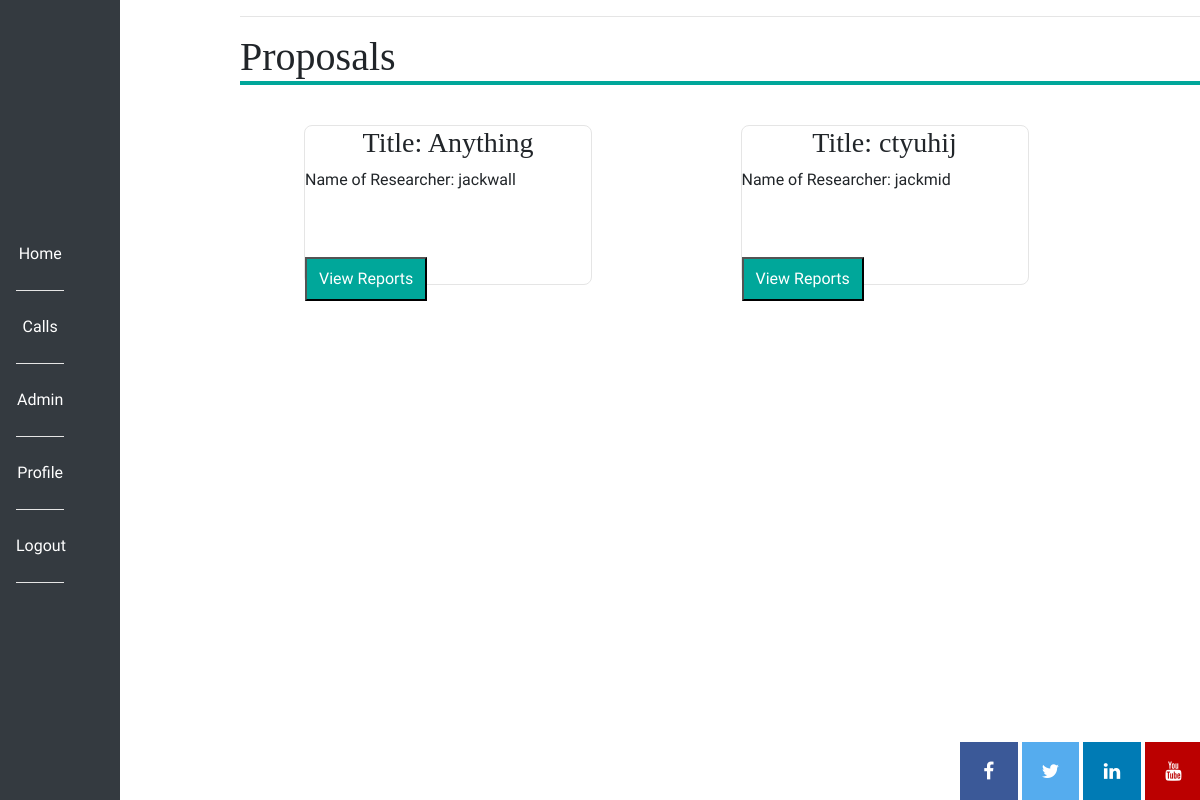
/review_reports (signed in), run on the app's committed database.
### app/models.py (models this page shows, shortened)
class Proposal(db.Model):
    id = db.Column(db.Integer, primary_key=True)
    applications = db.relationship("Application", backref="author", lazy="dynamic")
    name = db.Column(db.String(140))
    activities = db.relationship("Activity", backref="author", lazy="dynamic")
    annual_report = db.relationship("AnnualReport", backref="author", lazy="dynamic")
    timestamp = db.Column(db.DateTime, index=True, default=datetime.utcnow)
    user_id = db.Column(db.Integer, db.ForeignKey('user.id'))
    deadline = db.Column(db.String(20))
    text_of_call = db.Column(db.String(500))
    target_audience = db.Column(db.String(50))
    eligibility_criteria = db.Column(db.String(100))
    reporting_guidelines = db.Column(db.String(150))
    start_date = db.Column(db.String(20))
    type_of_call = db.Column(db.String(40))
    call_status = db.Column(db.String(20))
    application_status = db.Column(db.Boolean())

class User(db.Model, UserMixin):
    id = db.Column(db.Integer, primary_key=True)
    username = db.Column(db.String(64), index=True, unique=True)
    email = db.Column(db.String(120), index=True, unique=True)
    password_hash = db.Column(db.String(128))
    access = db.Column(db.Integer)
    proposals = db.relationship('Proposal', backref='author', lazy='dynamic')
    education_info = db.relationship("EducationInfo", backref="author", lazy="dynamic")
    employment = db.relationship("Employment", backref="author", lazy="dynamic")
    professional_studies = db.relationship("ProfessionalStudies", backref="author", lazy="dynamic")
    distinctions_and_awards = db.relationship("DistinctionsAndAwards", backref="author", lazy="dynamic")
    funding_diversification = db.relationship("FundingDiversification", backref="author", lazy="dynamic")
    team_members = db.relationship("TeamMembers", backref="author", lazy="dynamic")
    impacts = db.relationship("Impacts", backref="author", lazy="dynamic")
    innovations = db.relationship("Innovation", backref="author", lazy="dynamic")
    publications = db.relationship("Publication", backref="author", lazy="dynamic")
    presentations = db.relationship("Presentation", backref="author", lazy="dynamic")
    academic_collabs = db.relationship("AcademicCollabs", backref="author", lazy="dynamic")
    non_academic_collabs = db.relationship("NonAcademicCollabs", backref="author", lazy="dynamic")
    conferences = db.relationship("Conference", backref="author", lazy="dynamic")
    communications = db.relationship("Communications", backref="author", lazy="dynamic")
    funding_ratio = db.relationship("FundingRatio", backref="author", lazy="dynamic")
    public_engagement = db.relationship("PublicEngagement", backref="author", lazy="dynamic")
    about_me = db.Column(db.String(140))
    last_seen = db.Column(db.String(20), default=datetime.utcnow().strftime("%B %d %Y"))
    def __repr__(self):
        return self.username
    def is_admin(self):
        return self.access == 2

### app/routes.py (the view)
@app.route("/review_reports")
@login_required
def review_reports():
    if not current_user.access == 2 and not current_user.access == 4:
        flash("Reviewers area only")
        return redirect(url_for("index"))
    proposals = Proposal.query.filter_by(application_status=False)
    users = User
    return render_template("review_reports.html", proposals=proposals, svg=svg, title="Review Reports", users=users)

### app/models.py (called while the page is built)
@login.user_loader
def load_user(id):
    return User.query.get(int(id))

### app/routes.py (called while the page is built)
@app.before_request
def before_request():
    if current_user.is_authenticated:
        current_user.last_seen = datetime.utcnow().strftime("%B %d %Y")
        db.session.commit()

### app/templates/review_reports.html
{% extends "base.html" %}
{% block content %}
<main>
<h1>Proposals</h1>
{% for entry in proposals %}
<div class="reviews">
    <h3>Title: {{ entry.name }}</h3>
    <p>Name of Researcher: {{ users.query.filter_by(id=entry.user_id).first() }}</p>
    <div class="review-content">
    <a class="review-content" href="{{ url_for('review_individual_reports', id=entry.id) }}"><button>View Reports</button></a>
    </div>
</div>
{% endfor %}
</main>
{% endblock %}

### app/static/css/style.css (style rules this page uses)
main { display:block; margin-left:20%; }
h1, h2, h3, h4, h5, h6 { font-family:Georgia, Times, serif; }
h1 { border-bottom: .1em solid #00A79A; }
p, div, a { font-family: 'Nobile', Helvetica, Arial, sans-serif; }
button { background-color:#00A79A; color:white; text-align: center; cursor: pointer; padding: 0.5em 0.75em; }
a,a:hover, a:focus, a:active { text-decoration: none; }
.reviews { border:.1em #e5e5e5 solid; border-radius:.5em; width:30%; height:20%; margin:2em 5em 2em 4em; display:inline-block; }
.reviews h3 { text-align:center; }
.review-content { margin-top:23%; }
.review-content a { color:white; }
.review-content button { background-color:#00A79A; color:white; text-align: center; cursor: pointer; padding: 0.5em 0.75em; }

### data on the page
Proposal: name "Anything", query.filter_by "jackwall"
Proposal: name "ctyuhij", query.filter_by "jackmid"
